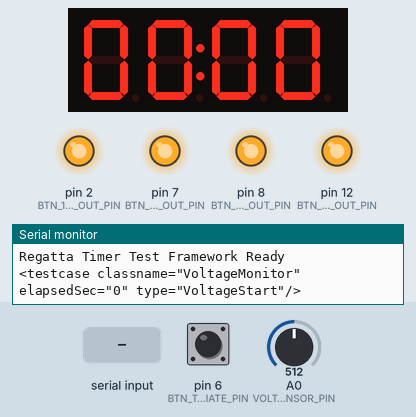
Recording of a sketch running on a simulated Arduino Uno, built with avr-gcc and run on an emulated ATmega328P. Parts: 4-digit seven-segment display, output pins drawn as LEDs (lit = HIGH), the last lines printed to the serial monitor. The inputs (shaded band) are chosen by the test bench; at power-on: A0 (VOLTAGE_SENSOR_PIN) = 512, pin 6 (BTN_TEST_INITIATE_PIN) HIGH.

Above: at 1.2 s.
1.3 s: "s" received over Serial
At 1.52 s:
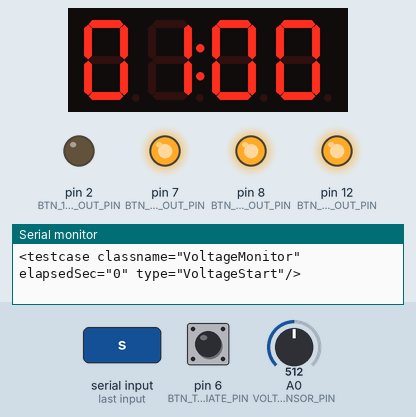
3.2 s: A0 (VOLTAGE_SENSOR_PIN) set to 0
At 4.1 s:
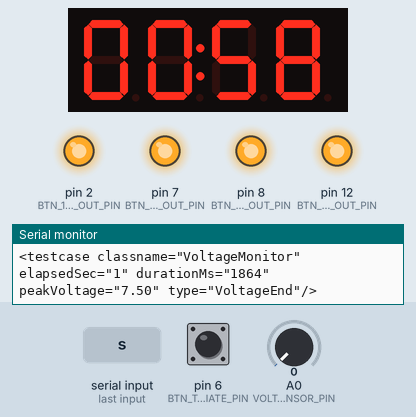
4.8 s: "d" received over Serial
6.8 s: "D" received over Serial
Timing chart, 0 to 9.8 s (numbered marks = the images above; inputs shaded):
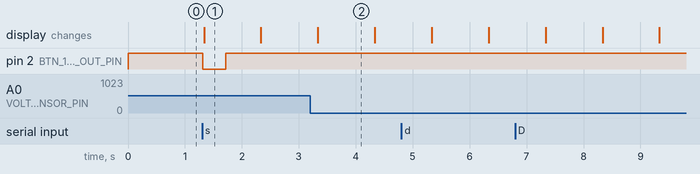

Measured:
- after the input at 1.3 s, pin 2 (BTN_1MIN_OUT_PIN): HIGH → LOW at once, → HIGH 0.40 s later; the display: changes at once (image 1)
- what the display in image 1 shows lasts 1.0 s, from 1.3 s to 2.3 s

The sketch:

rt-testFW.ino
```cpp
// Gemini
// 20251202-092639
#include <Arduino.h>
#include <TM1637Display.h>

// ==========================================
// Configuration & Pin Definitions
// ==========================================

// --- Configuration ---
#define BAUD_RATE 115200
#define CLK_PIN 3
#define DIO_PIN 5

// Monitoring Inputs
#define BTN_TEST_INITIATE_PIN 6
#define VOLTAGE_SENSOR_PIN A0

// Output Pins (to simulate button presses on target device)
// Assuming Active LOW pulse to trigger target
#define BTN_1MIN_OUT_PIN 2
#define BTN_2MIN_OUT_PIN 7
#define BTN_3MIN_OUT_PIN 8
#define BTN_5MIN_OUT_PIN 12

// Voltage Measurement Configuration
// R1 = 10k, R2 = 5.1k. Spec assumes multiplier of 3.0.
#define VOLTAGE_MULTIPLIER 3.0
#define VOLTAGE_REF 5.0
#define ADC_RESOLUTION 1024.0
#define VOLTAGE_LOG_THRESHOLD 1.0
#define MIN_VOLTAGE_DURATION_MS                                                \
  10 // Minimum duration for logging a voltage event
#define VOLTAGE_HOLD_DURATION_MS                                               \
  50 // Duration to keep voltage high for PWM signals

// Test Timing Configuration
#define TEST_CYCLE_REPEAT 100      // Total iterations of the 4-test sequence
#define WAIT_BETWEEN_TESTS_MS 5000 // 5 seconds
#define BUTTON_PULSE_DURATION_MS                                               \
  400 // Duration to hold output low to simulate press
#define DEBOUNCE_DELAY_MS 50

// ==========================================
// Global Objects and Variables
// ==========================================

TM1637Display display(CLK_PIN, DIO_PIN);

// Test Sequence Data Structures (from spec)
const int testDurations[] = {60, 120, 180, 300}; // seconds
const int testPins[] = {BTN_1MIN_OUT_PIN, BTN_2MIN_OUT_PIN, BTN_3MIN_OUT_PIN,
                        BTN_5MIN_OUT_PIN};
const int testSequenceNumbers[] = {1, 2, 3, 5}; // sequence identifiers
const int numTestSteps = sizeof(testDurations) / sizeof(testDurations[0]);

// State Variables
bool autoCycleRunning = false;
int currentCycleIteration = 0; // Counts up to TEST_CYCLE_REPEAT
int autoCycleStep = 0;         // 0 to 3 (for the 4 durations)

bool testRunning = false;
unsigned long testStartMillis = 0; // Start of the current 1/2/3/5 min test
unsigned long elapsedSeconds =
    0; // Elapsed seconds within the current 1/2/3/5 min test
unsigned long lastSecondUpdate = 0;
int currentTestDurationTarget = 0;

bool autoCycleWaiting = false;
unsigned long autoCycleWaitStartMillis = 0;

// Voltage Monitoring State Variables
bool isVoltageHigh = false;
unsigned long voltageHighStartTime = 0;
unsigned long lastVoltageHighTime = 0; // Last time we saw a sample > threshold
float voltageHighPeakValue = 0.0; // Track peak voltage during the high event
bool voltageStartLogged = false; // Prevent multiple start logs for one event

// Output Pulse State
bool buttonPulseActive = false;
int buttonPulsingPin = -1;
unsigned long buttonPulseStartTime = 0;
bool debugRawMode = false; // Flag for continuous ADC debug

// ==========================================
// Forward Declarations
// ==========================================
void startAutoCycle();
void handleAutoCycleState();
void startSpecificTest(int stepIndex);
void updateRunningTest();
void endTest();
void startButtonPulse(int pin);
void handleButtonPulse();
float measureVoltage();
void updateDisplay(int secondsRemaining);

// ==========================================
// Setup
// ==========================================
void setup() {
  Serial.begin(BAUD_RATE);
  while (!Serial) {
    ; // Wait for serial port to connect.
  }

  // Initialize Pins
  pinMode(BTN_TEST_INITIATE_PIN, INPUT_PULLUP);
  pinMode(VOLTAGE_SENSOR_PIN, INPUT);

  // Initialize Outputs. Set HIGH initially because SUT is Active LOW (triggers
  // on LOW with internal pull-ups). Current logic: Idle = HIGH, Active = LOW.
  digitalWrite(BTN_1MIN_OUT_PIN, HIGH);
  pinMode(BTN_1MIN_OUT_PIN, OUTPUT);
  digitalWrite(BTN_2MIN_OUT_PIN, HIGH);
  pinMode(BTN_2MIN_OUT_PIN, OUTPUT);
  digitalWrite(BTN_3MIN_OUT_PIN, HIGH);
  pinMode(BTN_3MIN_OUT_PIN, OUTPUT);
  digitalWrite(BTN_5MIN_OUT_PIN, HIGH);
  pinMode(BTN_5MIN_OUT_PIN, OUTPUT);

  // Initialize Display
  display.setBrightness(0x0f); // Maximum brightness
  updateDisplay(0);

  Serial.println(F("Regatta Timer Test Framework Ready"));
}

// ==========================================
// Main Loop
// ==========================================
void loop() {
  unsigned long currentMillis = millis();

  // 1. Continuous Voltage Monitoring
  // This runs every loop iteration to capture duration accurately.
  float currentVoltage = measureVoltage();

  if (currentVoltage > VOLTAGE_LOG_THRESHOLD) {
    lastVoltageHighTime = currentMillis; // Update the last sample time
    if (!isVoltageHigh) {
      // Transition detected: Voltage went from LOW to HIGH
      isVoltageHigh = true;
      voltageHighStartTime = currentMillis;
      voltageHighPeakValue = currentVoltage; // Initialize peak value
      voltageStartLogged = false;
    } else {
      // Voltage is already high, update peak if current is higher
      if (currentVoltage > voltageHighPeakValue) {
        voltageHighPeakValue = currentVoltage;
      }
    }

    // Proactive "Start" log to debug resets during the buzzer event
    if (!voltageStartLogged) {
      Serial.print(F("<testcase classname=\"VoltageMonitor\" elapsedSec=\""));
      Serial.print(elapsedSeconds);
      Serial.println(F("\" type=\"VoltageStart\"/>"));
      voltageStartLogged = true;
    }
  } else if (isVoltageHigh) {
    // Current sample is LOW, but we were in HIGH state.
    // Check if the hold duration has expired (to bridge PWM gaps)
    if (currentMillis - lastVoltageHighTime >= VOLTAGE_HOLD_DURATION_MS) {
      // Transition detected: Voltage stayed LOW long enough (Event ended)
      isVoltageHigh = false;
      unsigned long totalEventDuration =
          lastVoltageHighTime - voltageHighStartTime;

      // Log the event if its effective duration meets the minimum threshold
      if (totalEventDuration >= MIN_VOLTAGE_DURATION_MS) {
        Serial.print(F("<testcase classname=\"VoltageMonitor\" elapsedSec=\""));
        Serial.print(elapsedSeconds);
        Serial.print(F("\" durationMs=\""));
        Serial.print(totalEventDuration);
        Serial.print(F("\" peakVoltage=\""));
        Serial.print(voltageHighPeakValue, 2);
        Serial.println(F("\" type=\"VoltageEnd\"/>"));
      }
    }
  }

  // 2. Check Test Initiate Button (Pin 6)
  // Edge-detection (Falling Edge) to prevent auto-start if button is stuck LOW
  static int lastButtonRead = HIGH; // Assume HIGH (not pressed) initially
  static unsigned long lastDebounceTime = 0;
  static int validButtonState = HIGH; // The stable, debounced state
  static bool waitingForRelease =
      true; // Safety: Require a HIGH state before first trigger

  int currentButtonRead = digitalRead(BTN_TEST_INITIATE_PIN);

  // If the switch changed, reset the debouncing timer
  if (currentButtonRead != lastButtonRead) {
    lastDebounceTime = currentMillis;
  }
  lastButtonRead = currentButtonRead;

  // If stable for DEBOUNCE_DELAY_MS, update the valid state
  if ((currentMillis - lastDebounceTime) > DEBOUNCE_DELAY_MS) {
    if (currentButtonRead != validButtonState) {
      validButtonState = currentButtonRead;

      // If we are waiting for release, check if we got it
      if (waitingForRelease) {
        if (validButtonState == HIGH) {
          waitingForRelease =
              false; // Button is released, ready to accept press
        }
      } else {
        // Normal operation: detected a valid state change (after release was
        // confirmed)
        if (validButtonState == LOW) {
          // Falling Edge detected (HIGH -> LOW)
          if (!autoCycleRunning) {
            startAutoCycle();
          }
        }
      }
    }
  }

  // 3. Handle Automated Cycle State Machine
  if (autoCycleRunning) {
    handleAutoCycleState();
  }

  // 4. Handle Output Pulse (Non-blocking)
  if (buttonPulseActive) {
    handleButtonPulse();
  }

  // 4. Serial Command 's' to start
  if (Serial.available() > 0) {
    char cmd = Serial.read();
    if ((cmd == 's' || cmd == 'S') && !autoCycleRunning) {
      startAutoCycle();
    }
    if (cmd == 'd' || cmd == 'D') {
      debugRawMode = !debugRawMode;
      if (debugRawMode) Serial.println(F("--- Raw Debug ON ---"));
      else Serial.println(F("--- Raw Debug OFF ---"));
    }
  }

  // 5. Raw Debug Continuous Print (Every 250ms)
  static unsigned long lastDebugPrint = 0;
  if (debugRawMode && (currentMillis - lastDebugPrint >= 250)) {
    lastDebugPrint = currentMillis;
    int raw = analogRead(VOLTAGE_SENSOR_PIN);
    Serial.print(F("A0 Raw: "));
    Serial.println(raw);
  }
}

// ==========================================
// Helper Functions
// ==========================================

// Initiates the entire multi-iteration test process
void startAutoCycle() {
  Serial.println(F("<testsuite name=\"RegattaTimerAutomatedTest\">"));
  Serial.print(F("<testcase classname=\"AutoCycleStart\" iterations=\""));
  Serial.print(TEST_CYCLE_REPEAT);
  Serial.println(F("\" type=\"CycleStart\"/>"));

  autoCycleRunning = true;
  currentCycleIteration = 1;
  autoCycleStep = 0;
  autoCycleWaiting = false;
  testRunning = false;

  // Reset voltage state for the start of a new auto cycle
  isVoltageHigh = false;
  voltageHighStartTime = 0;
  lastVoltageHighTime = 0;
  voltageHighPeakValue = 0.0;
  voltageStartLogged = false;

  // Kick off the first test immediately
  startSpecificTest(autoCycleStep);
}

// Main state machine logic for the automated sequence
void handleAutoCycleState() {
  unsigned long currentMillis = millis();

  if (testRunning) {
    // State: A specific duration test is currently executing
    updateRunningTest();

  } else if (autoCycleWaiting) {
    // State: Waiting the 5 seconds between tests
    if (currentMillis - autoCycleWaitStartMillis >= WAIT_BETWEEN_TESTS_MS) {
      autoCycleWaiting = false;
      autoCycleStep++;

      if (autoCycleStep < numTestSteps) {
        // Move to next test in current sequence (e.g., 1min done, start 2min)
        startSpecificTest(autoCycleStep);
      } else {
        // Current sequence of 4 tests done. Check iterations.
        Serial.print(
            F("<testcase classname=\"SequenceComplete\" iteration=\""));
        Serial.print(currentCycleIteration);
        Serial.println(F("\"/>"));

        if (currentCycleIteration < TEST_CYCLE_REPEAT) {
          // Reset for next iteration iteration
          currentCycleIteration++;
          autoCycleStep = 0;
          // The wait just happened. We can start immediately.
          startSpecificTest(autoCycleStep);
        } else {
          // All iterations complete
          Serial.println(
              F("<testcase classname=\"AutoCycleEnd\" type=\"CycleEnd\"/>"));
          Serial.println(F("</testsuite>"));
          autoCycleRunning = false;
          updateDisplay(0);
        }
      }
    }
  }
}

// Starts a specific duration test (1, 2, 3, or 5 min)
void startSpecificTest(int stepIndex) {
  int duration = testDurations[stepIndex];
  int seqNumber = testSequenceNumbers[stepIndex];
  int pinToPulse = testPins[stepIndex];

  Serial.print(F("<testcase classname=\"TestStart\" testsequence=\""));
  Serial.print(seqNumber);
  Serial.print(F("\" iteration=\""));
  Serial.print(currentCycleIteration);
  Serial.print(F("\" elapsed=\"0\" type=\"Start\" duration=\""));
  Serial.print(duration);
  Serial.println(F("\"/>"));

  // Initiate button press to trigger target device (Non-blocking)
  startButtonPulse(pinToPulse);

  // Reset test timers
  testRunning = true;
  testStartMillis = millis();
  lastSecondUpdate = testStartMillis;
  elapsedSeconds = 0; // Reset elapsedSeconds for the new test
  currentTestDurationTarget = duration;

  // Reset voltage peak but keep state if already high
  float vNow = measureVoltage();
  voltageHighPeakValue = (vNow > 0) ? vNow : 0.0;
  voltageStartLogged = false;

  updateDisplay(duration - elapsedSeconds);
}

// Updates the timer and display once per second during a test
void updateRunningTest() {
  unsigned long currentMillis = millis();
  if (currentMillis - lastSecondUpdate >= 1000) {
    lastSecondUpdate += 1000;
    elapsedSeconds = (currentMillis - testStartMillis) / 1000;

    int remaining = currentTestDurationTarget - elapsedSeconds;
    if (remaining < 0)
      remaining = 0;

    updateDisplay(remaining);

    if (elapsedSeconds >= currentTestDurationTarget) {
      endTest();
    }
  }
}

// Completes a specific duration test and enters waiting state
void endTest() {
  testRunning = false;
  int seqNumber = testSequenceNumbers[autoCycleStep];

  Serial.print(F("<testcase classname=\"TestEnd\" testsequence=\""));
  Serial.print(seqNumber);
  Serial.print(F("\" iteration=\""));
  Serial.print(currentCycleIteration);
  Serial.print(F("\" elapsed=\""));
  Serial.print(elapsedSeconds);
  Serial.println(F("\" type=\"End\"/>"));

  // Start the wait period
  autoCycleWaiting = true;
  autoCycleWaitStartMillis = millis();
}

// Simulates a momentary button press by pulsing an output pin LOW
// NOTE: SUT is Active LOW (with pull-ups), so we Pulse LOW from HIGH
// Starts a momentary button press pulse (Active LOW)
void startButtonPulse(int pin) {
  if (buttonPulseActive) {
    // If a pulse is already active, finish it immediately before starting a new
    // one
    digitalWrite(buttonPulsingPin, HIGH);
  }
  buttonPulsingPin = pin;
  buttonPulseActive = true;
  buttonPulseStartTime = millis();
  digitalWrite(pin, LOW);
}

// Monitors and ends the button pulse after specified duration
void handleButtonPulse() {
  if (millis() - buttonPulseStartTime >= BUTTON_PULSE_DURATION_MS) {
    digitalWrite(buttonPulsingPin, HIGH);
    buttonPulseActive = false;
  }
}

// Measures voltage on A0 using spec formula
float measureVoltage() {
  int adcRaw = analogRead(VOLTAGE_SENSOR_PIN);
  float vOut = (adcRaw * VOLTAGE_REF) / ADC_RESOLUTION;
  // Vin = Vout * ((R1 + R2) / R2) => Vin = Vout * 3.0
  float vIn = vOut * VOLTAGE_MULTIPLIER;
  return vIn;
}

// Helper to format and show time on TM1637
void updateDisplay(int secondsRemaining) {
  int minutes = secondsRemaining / 60;
  int seconds = secondsRemaining % 60;
  // 0b01000000 is the colon bitmask for TM1637
  display.showNumberDecEx(minutes * 100 + seconds, 0b01000000, true);
}
```
